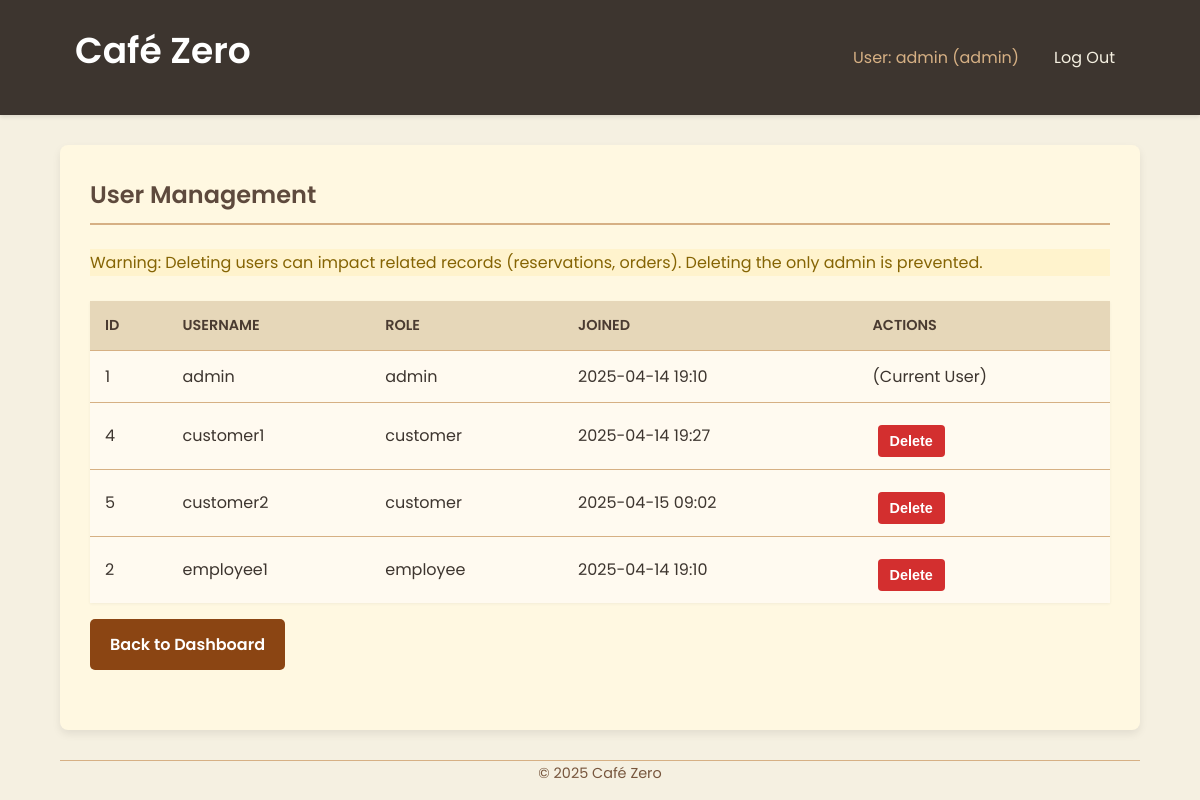
The app's page /admin/users (signed in), older data.
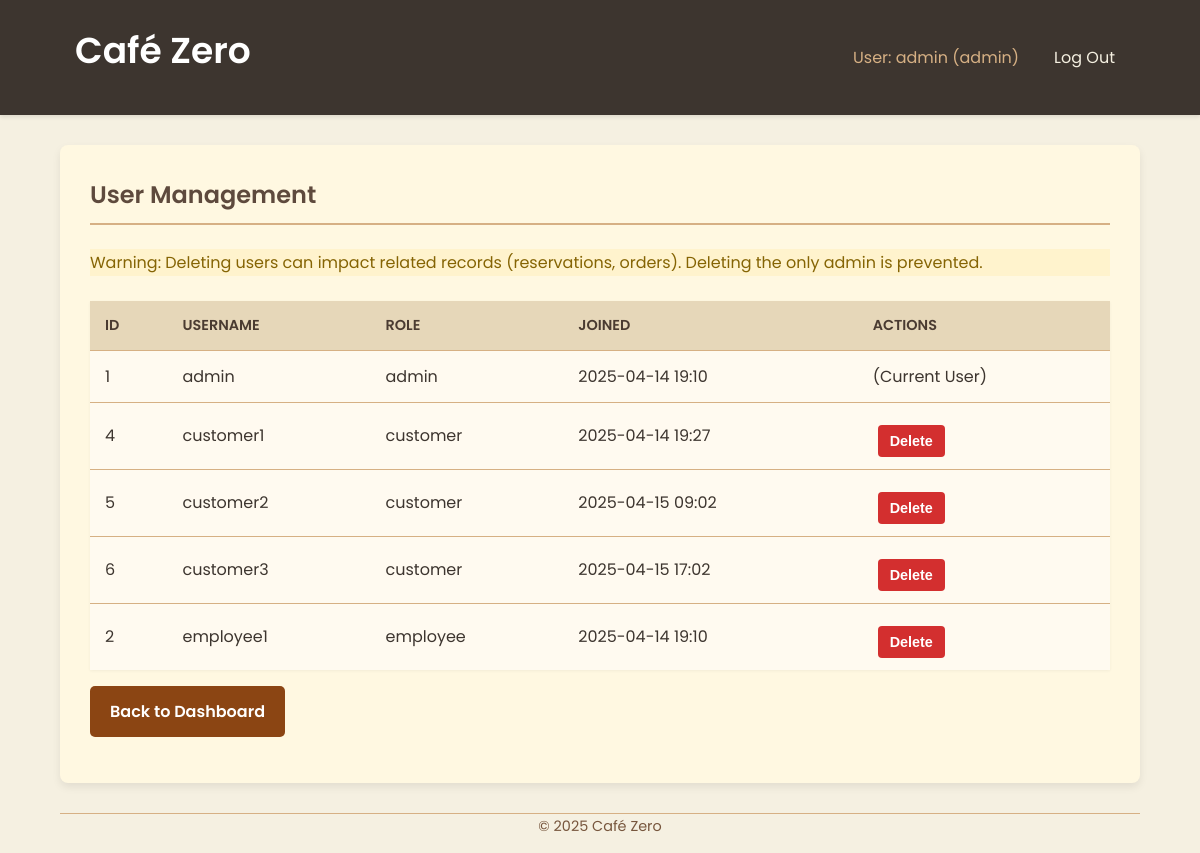
The same page, newer data.
### tables this page shows
CREATE TABLE users (
            id INTEGER PRIMARY KEY AUTOINCREMENT,
            username TEXT UNIQUE NOT NULL,
            password_hash TEXT NOT NULL,
            role TEXT NOT NULL CHECK(role IN ('customer', 'employee', 'admin')),
            loyalty_points INTEGER DEFAULT 0,
            created_at TIMESTAMP DEFAULT CURRENT_TIMESTAMP
        );

### app.py (the view)
@app.route('/admin/users')
@login_required
@role_required('admin')
def admin_view_users():
    users = []
    db = get_db()
    if not db: return render_template('admin/view_users.html', users=[], error="Database connection failed")
    try:
        cursor = db.execute("SELECT id, username, role, created_at FROM users ORDER BY role, username")
        users = cursor.fetchall()
    except sqlite3.Error as e:
        print(f"DB Error fetching users for admin: {e}")
        flash("Could not fetch user list.", "danger")
    return render_template('admin/view_users.html', users=users)

### app.py (called while the page is built)
def get_db():
    if 'db' not in g:
        try:
            g.db = sqlite3.connect(DATABASE)
            g.db.row_factory = sqlite3.Row # Return rows as dictionary-like objects
            print("Database connection opened.")
        except sqlite3.Error as e:
            print(f"Database connection error: {e}")
            flash("Database connection error. Please try again later.", "danger")
            g.db = None # Ensure db is None if connection failed
    return g.db

@app.context_processor
def inject_current_year():
    return {'current_year': datetime.datetime.now().year}

def login_required(f):
    @wraps(f)
    def decorated_function(*args, **kwargs):
        if 'user_id' not in session:
            flash('Please log in to access this page.', 'warning')
            return redirect(url_for('login'))
        return f(*args, **kwargs)
    return decorated_function

### templates/admin/view_users.html (shortened to what this page needs)
{% extends 'base.html' %}
{% block content %}
  <h2>User Management</h2>
  <p class="flash-warning">Warning: Deleting users can impact related records (reservations, orders). Deleting the only admin is prevented.</p>
  {% if users %}
    <table>
      <thead>
        <tr>
          <th>ID</th>
          <th>Username</th>
          <th>Role</th>
          <th>Joined</th>
          <th>Actions</th>
        </tr>
      </thead>
      <tbody>
        {% for user in users %}
          <tr>
            <td>{{ user['id'] }}</td>
            <td>{{ user['username'] }}</td>
            <td>{{ user['role'] }}</td>
            <td>{{ user['created_at'][:16].replace('T',' ') }}</td>
            <td>
              {% if user['id'] != session['user_id'] %}
                <form action="{{ url_for('admin_delete_user', user_id=user['id']) }}" method="post" style="display: inline;" onsubmit="return confirm('Are you sure you want to delete user {{ user.username }}? This cannot be undone.');">
                    <button type="submit" class="button-delete">Delete</button>
                </form>
              {% else %}
                (Current User)
              {% endif %}
            </td>
          </tr>
        {% endfor %}
      </tbody>
    </table>
  {% else %}
    <p>No users found.</p>
  {% endif %}
  <p><a href="{{ url_for('admin_dashboard') }}" class="button-link mt-2">Back to Dashboard</a></p>
{% endblock %}

Row changes from the older to the newer data that the page shows:
added users: id "6", username "customer3", role "customer", created_at "2025-04-15 17:02"
